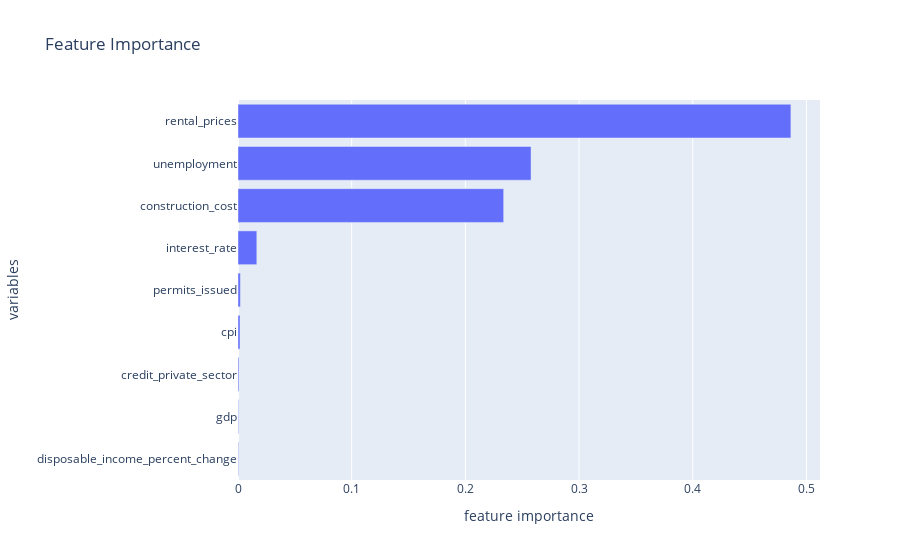

Notebook code cell kept with this figure:
### Markdown cell above
See feature importance given to each variable in the model

### Code cell
#find feature importance and sort it
sorted_idx = xgb.feature_importances_.argsort()

fig = go.Figure(go.Bar(
            x=xgb.feature_importances_[sorted_idx],
            y=train.columns[sorted_idx],
            orientation='h'))

fig.update_layout(
    title='Feature Importance',
    xaxis_title = 'feature importance', 
    yaxis_title = 'variables')


fig.show()

### Figure 1 — Plotly figure (JSON) as saved in the notebook; plotly's stock layout.template omitted (floating-point values rounded to 4 significant figures)
{"data": [{"orientation": "h", "type": "bar", "x": [0.0004761, 0.0004945, 0.0008354, 0.001766, 0.002085, 0.01656, 0.2337, 0.2578, 0.4863], "y": ["disposable_income_percent_change", "gdp", "credit_private_sector", "cpi", "permits_issued", "interest_rate", "construction_cost", "unemployment", "rental_prices"]}], "layout": {"title": {"text": "Feature Importance"}, "xaxis": {"title": {"text": "feature importance"}}, "yaxis": {"title": {"text": "variables"}}}}
